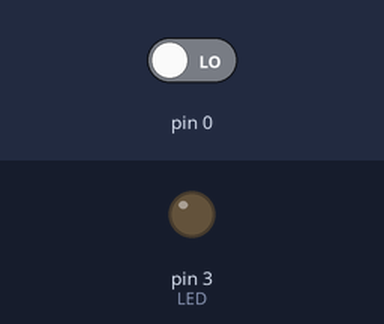
Simulated run of this sketch. Board: Arduino Uno, built with avr-gcc and run on an emulated ATmega328P. Shown: output pins drawn as LEDs (lit = HIGH). Inputs (shaded band) come from the test bench; at power-on: pin 0 LOW.

Above: at 1.2 s.
1.3 s: pin 0 driven HIGH
At 2.5 s:
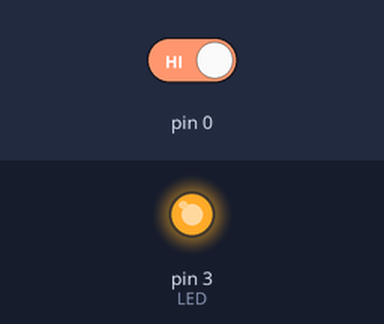
2.8 s: pin 0 driven LOW
At 3.8 s:
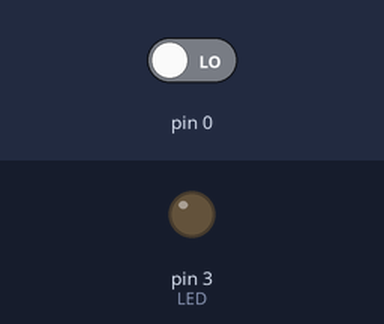
Timing chart, 0 to 5.8 s (numbered marks = the images above; inputs shaded):
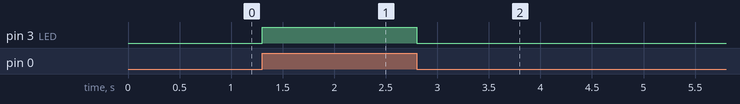

The sketch:

ifelse.ino
```cpp
/*
 Program kontrol LED dengan Push Button (mengandung If else)
 */

//mendefinisikan pin 3 dengan nama LED
#define LED 3
//mendefinisikan pin 5 bernama PB
#define PB 4

void setup() {
  //set pin LED sebagai Output
  pinMode(LED, OUTPUT);
  //set pin PB sebagai input dengan Pull Up Resistor
  pinMode(PB, INPUT_PULLUP);
  //kondisi awal LED mati
  digitalWrite(LED, LOW);

}

void loop() {
  // jika pin PB (push button) ditekan (kondisi LOW)
  if(digitalRead(PB == LOW)){
    //maka yang akan terjadi adalah LED menyala
    digitalWrite(LED, HIGH);
  }
  // jika kondisi pada if tidak terpenuhi (PB HIGH)
  else {
    //maka LED dalam kondisi mati
    digitalWrite(LED, LOW);
  }

}
```

Measured:
- after the input at 1.3 s, pin 3 (LED): LOW → HIGH at once
- after the input at 2.8 s, pin 3 (LED): HIGH → LOW at once
